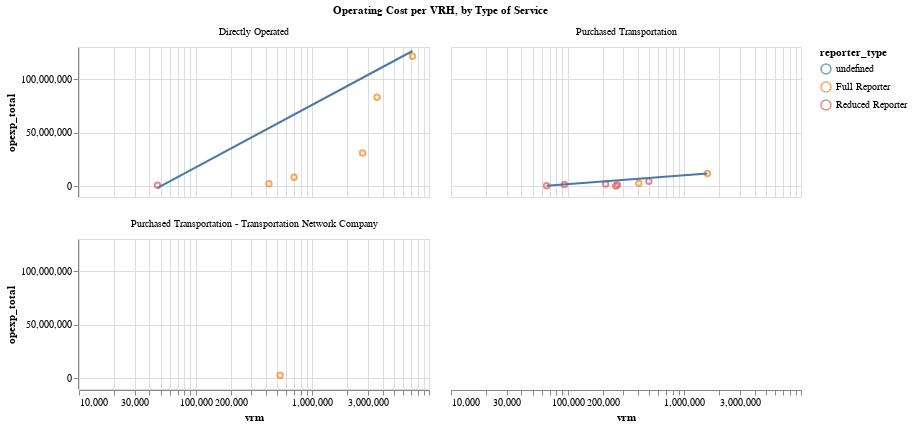

Notebook code cell kept with this figure:
### Code cell
make_scatter(
    data=df[df["year"] == "2023"],
    y_ax="opexp_total",
    x_ax="vrm",
    color="reporter_type",
    log_scale=True,
    lin_y_ax=True,
    chart_title=""
).facet(
    facet=alt.Facet("service",title="Operating Cost per VRH, by Type of Service"),
    columns=2,
)

### Figure 1 — Vega-Lite specification as saved in the notebook (floating-point values rounded to 4 significant figures)
{"config": {"view": {"continuousWidth": 300, "continuousHeight": 300}}, "data": {"name": "data-da3bdcf3328d25ecd9ac3e7b34a2fa37"}, "facet": {"field": "service", "title": "Operating Cost per VRH, by Type of Service", "type": "nominal"}, "spec": {"layer": [{"mark": {"type": "point"}, "encoding": {"color": {"field": "reporter_type", "type": "nominal"}, "tooltip": [{"field": "vrm", "type": "quantitative"}, {"field": "opexp_total", "type": "quantitative"}, {"field": "agency_name", "type": "nominal"}], "x": {"field": "vrm", "scale": {"type": "log"}, "type": "quantitative"}, "y": {"field": "opexp_total", "type": "quantitative"}}, "name": "view_7", "title": ""}, {"mark": {"type": "line"}, "encoding": {"color": {"field": "reporter_type", "type": "nominal"}, "tooltip": [{"field": "vrm", "type": "quantitative"}, {"field": "opexp_total", "type": "quantitative"}, {"field": "agency_name", "type": "nominal"}], "x": {"field": "vrm", "scale": {"type": "log"}, "type": "quantitative"}, "y": {"field": "opexp_total", "type": "quantitative"}}, "title": "", "transform": [{"on": "vrm", "regression": "opexp_total"}]}], "height": 150, "width": 350}, "columns": 2, "params": [{"name": "param_7", "select": {"type": "interval", "encodings": ["x", "y"]}, "bind": "scales", "views": ["view_7"]}], "$schema": "https://vega.github.io/schema/vega-lite/v5.20.1.json", "datasets": {"data-da3bdcf3328d25ecd9ac3e7b34a2fa37": [{"agency_name": "City of Davis (DCT) - Transit/Parks and Community Services", "agency_status": "Active", "city": "Davis", "mode": "Demand Response", "service": "Directly Operated", "ntd_id": "90167", "reporter_type": "Reduced Reporter", "reporting_module": "Urban", "state": "CA", "primary_uza_name": "Davis, CA", "year": "2023", "upt": 12956, "vrh": 4558, "vrm": 47130, "opexp_total": 910233, "RTPA": "Sacramento Area Council of Governments", "_merge": "both"}, {"agency_name": "County of Sacramento Municipal Services Agency (SCT Link) - Department of Transportation", "agency_status": "Active", "city": "Sacramento", "mode": "Demand Response", "service": "Purchased Transportation", "ntd_id": "90216", "reporter_type": "Reduced Reporter", "reporting_module": "Urban", "state": "CA", "primary_uza_name": "Sacramento, CA", "year": "2023", "upt": 23933, "vrh": 8420, "vrm": 93665, "opexp_total": 1761821, "RTPA": "Sacramento Area Council of Governments", "_merge": "both"}, {"agency_name": "County of Sacramento Municipal Services Agency (SCT Link) - Department of Transportation", "agency_status": "Active", "city": "Sacramento", "mode": "Commuter Bus", "service": "Purchased Transportation", "ntd_id": "90216", "reporter_type": "Reduced Reporter", "reporting_module": "Urban", "state": "CA", "primary_uza_name": "Sacramento, CA", "year": "2023", "upt": 21872, "vrh": 8941, "vrm": 258550, "opexp_total": 329434, "RTPA": "Sacramento Area Council of Governments", "_merge": "both"}, {"agency_name": "County of Sacramento Municipal Services Agency (SCT Link) - Department of Transportation", "agency_status": "Active", "city": "Sacramento", "mode": "Bus", "service": "Purchased Transportation", "ntd_id": "90216", "reporter_type": "Reduced Reporter", "reporting_module": "Urban", "state": "CA", "primary_uza_name": "Sacramento, CA", "year": "2023", "upt": 2184, "vrh": 2094, "vrm": 65959, "opexp_total": 501557, "RTPA": "Sacramento Area Council of Governments", "_merge": "both"}, {"agency_name": "Paratransit, Inc.", "agency_status": "Active", "city": "Sacramento", "mode": "Demand Response", "service": "Directly Operated", "ntd_id": "90223", "reporter_type": "Full Reporter", "reporting_module": "Urban", "state": "CA", "primary_uza_name": "Sacramento, CA", "year": "2023", "upt": 41481, "vrh": 25080, "vrm": 424440, "opexp_total": 2373789, "RTPA": "Sacramento Area Council of Governments", "_merge": "both"}, {"agency_name": "Sacramento Regional Transit District", "agency_status": "Active", "city": "Sacramento", "mode": "Demand Response", "service": "Purchased Transportation - Transportation Network Company", "ntd_id": "90019", "reporter_type": "Full Reporter", "reporting_module": "Urban", "state": "CA", "primary_uza_name": "Sacramento, CA", "year": "2023", "upt": 64291, "vrh": 24023, "vrm": 529423, "opexp_total": 2875752, "RTPA": "Sacramento Area Council of Governments", "_merge": "both"}, {"agency_name": "Sacramento Regional Transit District", "agency_status": "Active", "city": "Sacramento", "mode": "Light Rail", "service": "Directly Operated", "ntd_id": "90019", "reporter_type": "Full Reporter", "reporting_module": "Urban", "state": "CA", "primary_uza_name": "Sacramento, CA", "year": "2023", "upt": 6140920, "vrh": 199774, "vrm": 3588470, "opexp_total": 83048077, "RTPA": "Sacramento Area Council of Governments", "_merge": "both"}, {"agency_name": "Sacramento Regional Transit District", "agency_status": "Active", "city": "Sacramento", "mode": "Demand Response", "service": "Directly Operated", "ntd_id": "90019", "reporter_type": "Full Reporter", "reporting_module": "Urban", "state": "CA", "primary_uza_name": "Sacramento, CA", "year": "2023", "upt": 429347, "vrh": 176917, "vrm": 2695918, "opexp_total": 31106478, "RTPA": "Sacramento Area Council of Governments", "_merge": "both"}, {"agency_name": "Sacramento Regional Transit District", "agency_status": "Active", "city": "Sacramento", "mode": "Bus", "service": "Directly Operated", "ntd_id": "90019", "reporter_type": "Full Reporter", "reporting_module": "Urban", "state": "CA", "primary_uza_name": "Sacramento, CA", "year": "2023", "upt": 7715110, "vrh": 618702, "vrm": 7219695, "opexp_total": 121328770, "RTPA": "Sacramento Area Council of Governments", "_merge": "both"}, {"agency_name": "University of California, Davis (ASUCD) - Associated Students of the University of California, Davis", "agency_status": "Active", "city": "Davis", "mode": "Bus", "service": "Directly Operated", "ntd_id": "90142", "reporter_type": "Full Reporter", "reporting_module": "Urban", "state": "CA", "primary_uza_name": "Davis, CA", "year": "2023", "upt": 3028186, "vrh": 66932, "vrm": 697377, "opexp_total": 8411384, "RTPA": "Sacramento Area Council of Governments", "_merge": "both"}, {"agency_name": "Yolo County Transportation District (YCTD)", "agency_status": "Active", "city": "Woodland", "mode": "Demand Response", "service": "Purchased Transportation", "ntd_id": "90090", "reporter_type": "Full Reporter", "reporting_module": "Urban", "state": "CA", "primary_uza_name": "Sacramento, CA", "year": "2023", "upt": 33216, "vrh": 22370, "vrm": 407483, "opexp_total": 2937160, "RTPA": "Sacramento Area Council of Governments", "_merge": "both"}, {"agency_name": "Yolo County Transportation District (YCTD)", "agency_status": "Active", "city": "Woodland", "mode": "Bus", "service": "Purchased Transportation", "ntd_id": "90090", "reporter_type": "Full Reporter", "reporting_module": "Urban", "state": "CA", "primary_uza_name": "Sacramento, CA", "year": "2023", "upt": 644178, "vrh": 71370, "vrm": 1576566, "opexp_total": 11917092, "RTPA": "Sacramento Area Council of Governments", "_merge": "both"}, {"agency_name": "Yuba-Sutter Transit Authority (YSTA)", "agency_status": "Active", "city": "Marysville", "mode": "Bus", "service": "Purchased Transportation", "ntd_id": "90061", "reporter_type": "Reduced Reporter", "reporting_module": "Urban", "state": "CA", "primary_uza_name": "Yuba City, CA", "year": "2023", "upt": 442664, "vrh": 41852, "vrm": 497053, "opexp_total": 4741997, "RTPA": "Sacramento Area Council of Governments", "_merge": "both"}, {"agency_name": "Yuba-Sutter Transit Authority (YSTA)", "agency_status": "Active", "city": "Marysville", "mode": "Demand Response", "service": "Purchased Transportation", "ntd_id": "90061", "reporter_type": "Reduced Reporter", "reporting_module": "Urban", "state": "CA", "primary_uza_name": "Yuba City, CA", "year": "2023", "upt": 35256, "vrh": 17502, "vrm": 211943, "opexp_total": 2125604, "RTPA": "Sacramento Area Council of Governments", "_merge": "both"}, {"agency_name": "Yuba-Sutter Transit Authority (YSTA)", "agency_status": "Active", "city": "Marysville", "mode": "Commuter Bus", "service": "Purchased Transportation", "ntd_id": "90061", "reporter_type": "Reduced Reporter", "reporting_module": "Urban", "state": "CA", "primary_uza_name": "Yuba City, CA", "year": "2023", "upt": 38456, "vrh": 6960, "vrm": 266963, "opexp_total": 1329474, "RTPA": "Sacramento Area Council of Governments", "_merge": "both"}]}}
